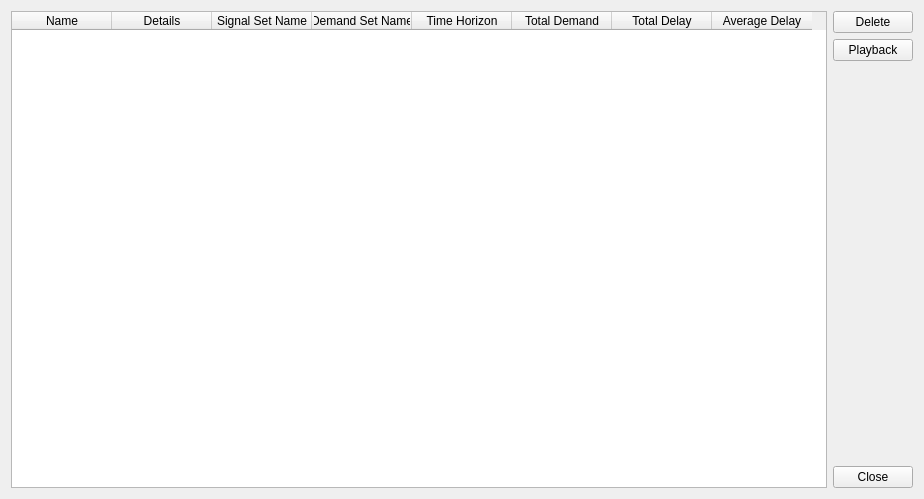
<?xml version="1.0" encoding="UTF-8"?>
<ui version="4.0">
 <class>DManageRunPanel</class>
 <widget class="QWidget" name="DManageRunPanel">
  <property name="geometry">
   <rect>
    <x>0</x>
    <y>0</y>
    <width>904</width>
    <height>499</height>
   </rect>
  </property>
  <property name="windowTitle">
   <string>DManageRunPanel</string>
  </property>
  <layout class="QHBoxLayout" name="horizontalLayout">
   <item>
    <widget class="QTableWidget" name="TableWidget">
     <property name="sizePolicy">
      <sizepolicy hsizetype="MinimumExpanding" vsizetype="Expanding">
       <horstretch>0</horstretch>
       <verstretch>0</verstretch>
      </sizepolicy>
     </property>
     <property name="horizontalScrollBarPolicy">
      <enum>Qt::ScrollBarAlwaysOff</enum>
     </property>
     <property name="sizeAdjustPolicy">
      <enum>QAbstractScrollArea::AdjustToContentsOnFirstShow</enum>
     </property>
     <property name="selectionBehavior">
      <enum>QAbstractItemView::SelectRows</enum>
     </property>
     <property name="gridStyle">
      <enum>Qt::SolidLine</enum>
     </property>
     <property name="sortingEnabled">
      <bool>true</bool>
     </property>
     <column>
      <property name="text">
       <string>Name</string>
      </property>
      <property name="textAlignment">
       <set>AlignCenter</set>
      </property>
     </column>
     <column>
      <property name="text">
       <string>Details</string>
      </property>
      <property name="textAlignment">
       <set>AlignCenter</set>
      </property>
     </column>
     <column>
      <property name="text">
       <string>Signal Set Name</string>
      </property>
      <property name="textAlignment">
       <set>AlignCenter</set>
      </property>
     </column>
     <column>
      <property name="text">
       <string>Demand Set Name</string>
      </property>
      <property name="textAlignment">
       <set>AlignCenter</set>
      </property>
     </column>
     <column>
      <property name="text">
       <string>Time Horizon</string>
      </property>
      <property name="textAlignment">
       <set>AlignCenter</set>
      </property>
     </column>
     <column>
      <property name="text">
       <string>Total Demand</string>
      </property>
      <property name="textAlignment">
       <set>AlignCenter</set>
      </property>
     </column>
     <column>
      <property name="text">
       <string>Total Delay</string>
      </property>
      <property name="textAlignment">
       <set>AlignCenter</set>
      </property>
     </column>
     <column>
      <property name="text">
       <string>Average Delay</string>
      </property>
      <property name="textAlignment">
       <set>AlignCenter</set>
      </property>
     </column>
    </widget>
   </item>
   <item>
    <layout class="QVBoxLayout" name="verticalLayout">
     <property name="spacing">
      <number>6</number>
     </property>
     <item>
      <widget class="QPushButton" name="Delete_Button">
       <property name="sizePolicy">
        <sizepolicy hsizetype="Fixed" vsizetype="Fixed">
         <horstretch>0</horstretch>
         <verstretch>0</verstretch>
        </sizepolicy>
       </property>
       <property name="minimumSize">
        <size>
         <width>25</width>
         <height>0</height>
        </size>
       </property>
       <property name="text">
        <string>Delete</string>
       </property>
      </widget>
     </item>
     <item>
      <widget class="QPushButton" name="PlayBack_Button">
       <property name="sizePolicy">
        <sizepolicy hsizetype="Fixed" vsizetype="Fixed">
         <horstretch>0</horstretch>
         <verstretch>0</verstretch>
        </sizepolicy>
       </property>
       <property name="minimumSize">
        <size>
         <width>25</width>
         <height>0</height>
        </size>
       </property>
       <property name="text">
        <string>Playback</string>
       </property>
      </widget>
     </item>
     <item>
      <spacer name="verticalSpacer">
       <property name="orientation">
        <enum>Qt::Vertical</enum>
       </property>
       <property name="sizeHint" stdset="0">
        <size>
         <width>20</width>
         <height>30</height>
        </size>
       </property>
      </spacer>
     </item>
     <item>
      <widget class="QPushButton" name="Close_pushButton">
       <property name="sizePolicy">
        <sizepolicy hsizetype="Fixed" vsizetype="Fixed">
         <horstretch>0</horstretch>
         <verstretch>0</verstretch>
        </sizepolicy>
       </property>
       <property name="text">
        <string>Close</string>
       </property>
      </widget>
     </item>
    </layout>
   </item>
  </layout>
 </widget>
 <layoutdefault spacing="6" margin="11"/>
 <resources/>
 <connections/>
</ui>
